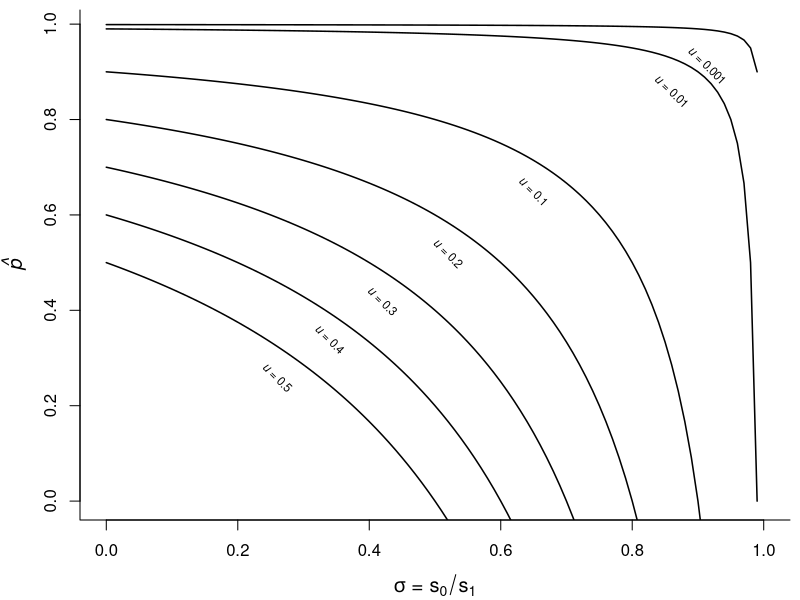

This chart was generated by the following R code:

# Code for Fig. 3 Thresholds for older generations to have higher proportions of adaptive behavior 

p <- function(u, s){
  1 - (u / (1 - s))
}



#graphics.off()
#png("Fig3Threshold.png", width = 8,height = 8, units = "cm", res = 900)

par(oma=c(0,0,0,0),
    mar=c(4,4,0.5,0.5))
curve(p(u=0.01,x), from = 0, to = 1, type = "n", bty = "l",ylab = "", xlab = "")
for (u in c(0.001,0.01,0.1,0.2,0.3,0.4, 0.5)) {
  curve(p(u=u,x), from = 0, to = 1, add = TRUE, lwd = 1.5, ylab = "", xlab = "")
}
mtext(expression(italic(hat(p))), line=2.5, side=2, cex = 1.2)
mtext(expression(paste(sigma," = ", s[0]/s[1])), line=3, side=1, cex = 1.2)

text(0.26,0.26, expression(paste(italic(u), " = 0.5")), srt = -45, cex = 0.7)
text(0.34,0.34, expression(paste(italic(u), " = 0.4")), srt = -45, cex = 0.7)

text(0.42,0.42, expression(paste(italic(u), " = 0.3")), srt = -45, cex = 0.7)

text(0.52,0.52, expression(paste(italic(u), " = 0.2")), srt = -45, cex = 0.7)
text(0.65,0.65,  expression(paste(italic(u), " = 0.1")), srt = -45, cex = 0.7)
text(0.86,0.86,  expression(paste(italic(u), " = 0.01")), srt = -44, cex = 0.7)
text(0.914,0.914,  expression(paste(italic(u), " = 0.001")), srt = -45, cex = 0.7)

#dev.off()